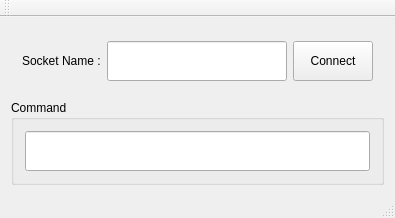
<?xml version="1.0" encoding="UTF-8"?>
<ui version="4.0">
 <class>MainWindow</class>
 <widget class="QMainWindow" name="MainWindow">
  <property name="geometry">
   <rect>
    <x>0</x>
    <y>0</y>
    <width>395</width>
    <height>218</height>
   </rect>
  </property>
  <property name="windowTitle">
   <string>MainWindow</string>
  </property>
  <widget class="QWidget" name="centralWidget">
   <layout class="QVBoxLayout" name="verticalLayout">
    <item>
     <widget class="QWidget" name="widget_connection" native="true">
      <layout class="QHBoxLayout" name="horizontalLayout">
       <item>
        <widget class="QLabel" name="label">
         <property name="text">
          <string>Socket Name :</string>
         </property>
        </widget>
       </item>
       <item>
        <widget class="QLineEdit" name="lineEdit_socketName">
         <property name="minimumSize">
          <size>
           <width>0</width>
           <height>40</height>
          </size>
         </property>
        </widget>
       </item>
       <item>
        <widget class="QPushButton" name="pushButton_connect">
         <property name="minimumSize">
          <size>
           <width>0</width>
           <height>40</height>
          </size>
         </property>
         <property name="text">
          <string>Connect</string>
         </property>
         <property name="checkable">
          <bool>true</bool>
         </property>
        </widget>
       </item>
      </layout>
     </widget>
    </item>
    <item>
     <widget class="QGroupBox" name="groupBox">
      <property name="title">
       <string>Command</string>
      </property>
      <layout class="QHBoxLayout" name="horizontalLayout_3" stretch="7">
       <item>
        <widget class="QLineEdit" name="lineEdit_command">
         <property name="minimumSize">
          <size>
           <width>0</width>
           <height>40</height>
          </size>
         </property>
        </widget>
       </item>
      </layout>
     </widget>
    </item>
   </layout>
  </widget>
  <widget class="QMenuBar" name="menuBar">
   <property name="geometry">
    <rect>
     <x>0</x>
     <y>0</y>
     <width>395</width>
     <height>25</height>
    </rect>
   </property>
  </widget>
  <widget class="QToolBar" name="mainToolBar">
   <attribute name="toolBarArea">
    <enum>TopToolBarArea</enum>
   </attribute>
   <attribute name="toolBarBreak">
    <bool>false</bool>
   </attribute>
  </widget>
  <widget class="QStatusBar" name="statusBar"/>
 </widget>
 <layoutdefault spacing="6" margin="11"/>
 <resources/>
 <connections/>
</ui>
